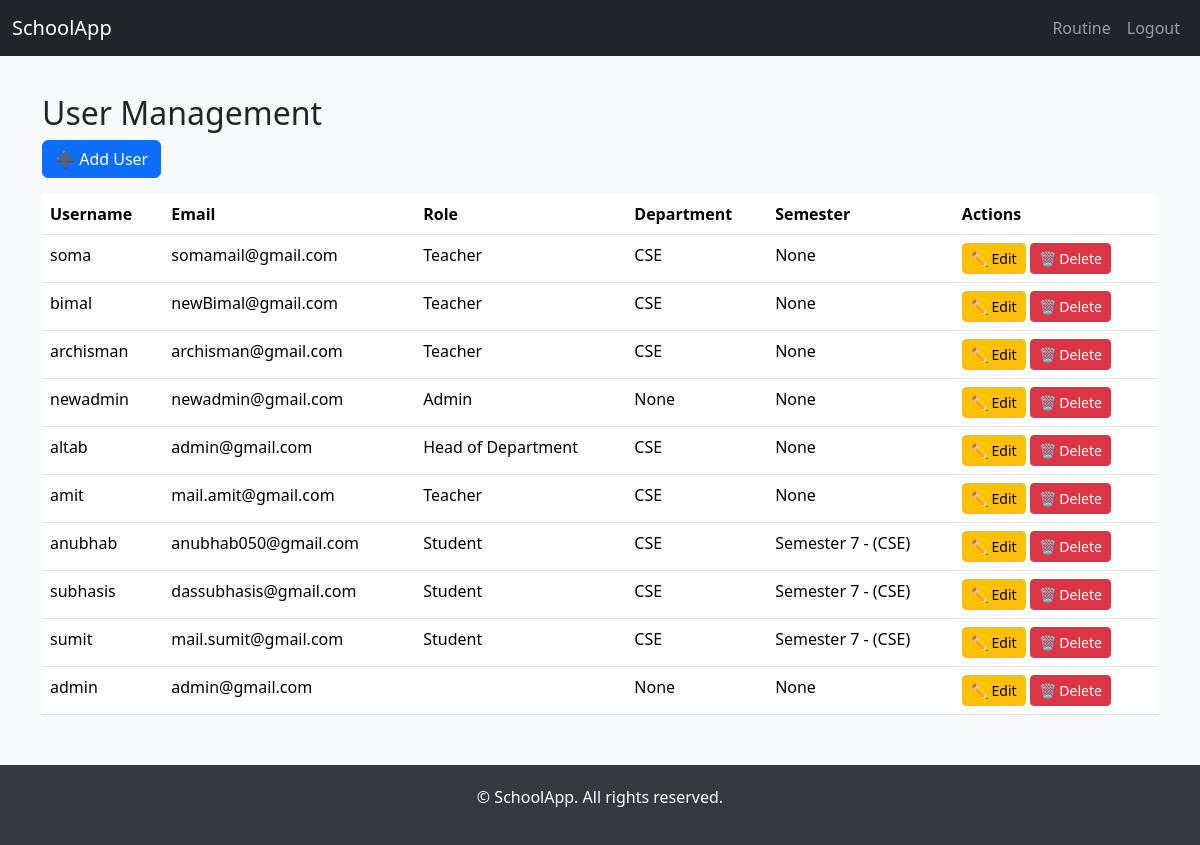
The page /users/ (signed in) on the database its author committed.
### account/models.py (models this page shows, shortened)
class User(AbstractUser):
    ROLE_CHOICES = [
        ('admin', 'Admin'),
        ('management', 'Management'),
        ('hod', 'Head of Department'),
        ('teacher', 'Teacher'),
        ('student', 'Student'),
    ]
    role = models.CharField(max_length=20, choices=ROLE_CHOICES)
    department = models.ForeignKey(Department, on_delete=models.SET_NULL, null=True, blank=True)
    semester = models.ForeignKey(Semester, on_delete=models.SET_NULL, null=True, blank=True)
    accessible_batches = models.ManyToManyField(Semester, blank=True, related_name="teachers")

class Department(models.Model):
    name = models.CharField(max_length=100, unique=True)
    def __str__(self):
        return self.name

class Semester(models.Model):
    department = models.ForeignKey(Department, on_delete=models.CASCADE, related_name="batches")
    semester = models.IntegerField(null=True, blank=True)
    class Meta:
        unique_together = ('department', 'semester')
    def __str__(self):
        return f"Semester {self.semester} - ({self.department.name})"

### portal_admin/views.py (the view)
# urls.py: path("users/", views.user_list_view, name="user_list"),
@login_required
@user_passes_test(is_admin)
def user_list_view(request):
    users = User.objects.all().order_by("-date_joined")  # Latest first
    return render(request, "admin/user_list.html", {"users": users})

### portal_admin/views.py (called while the page is built)
def is_admin(user):
    return user.is_superuser or user.role == "management"

### templates/admin/user_list.html
{% extends "base.html" %}
{% block content %}
<h2>User Management</h2>
<a href="{% url 'user_create' %}" class="btn btn-primary">➕ Add User</a>
<table class="table mt-3">
  <thead>
    <tr>
      <th>Username</th>
      <th>Email</th>
      <th>Role</th>
      <th>Department</th>
      <th>Semester</th>
      <th>Actions</th>
    </tr>
  </thead>
  <tbody>
    {% for user in users %}
    <tr>
      <td>{{ user.username }}</td>
      <td>{{ user.email }}</td>
      <td>{{ user.get_role_display }}</td>
      <td>{{ user.department }}</td>
      <td>{{ user.semester }}</td>
      <td>
        <a href="{% url 'user_edit' user.pk %}" class="btn btn-warning btn-sm">✏ Edit</a>
        <a href="{% url 'user_delete' user.pk %}" class="btn btn-danger btn-sm">🗑 Delete</a>
      </td>
    </tr>
    {% endfor %}
  </tbody>
</table>
{% endblock %}

### templates/base.html (style rules this page uses)
body { padding-top: 70px; background-color: #f8f9fa; }

### rows shown on the page
User: username "soma", email "somamail@gmail.com", role "Teacher", department "CSE", semester "None"
User: username "bimal", email "newBimal@gmail.com", role "Teacher", department "CSE", semester "None"
User: username "archisman", email "archisman@gmail.com", role "Teacher", department "CSE", semester "None"
User: username "newadmin", email "newadmin@gmail.com", role "Admin", department "None", semester "None"
User: username "altab", email "admin@gmail.com", role "Head of Department", department "CSE", semester "None"
User: username "amit", email "mail.amit@gmail.com", role "Teacher", department "CSE", semester "None"
User: username "anubhab", email "anubhab050@gmail.com", role "Student", department "CSE", semester "Semester 7 - (CSE)"
User: username "subhasis", email "dassubhasis@gmail.com", role "Student", department "CSE", semester "Semester 7 - (CSE)"
User: username "sumit", email "mail.sumit@gmail.com", role "Student", department "CSE", semester "Semester 7 - (CSE)"
User: username "admin", email "admin@gmail.com", department "None", semester "None"
